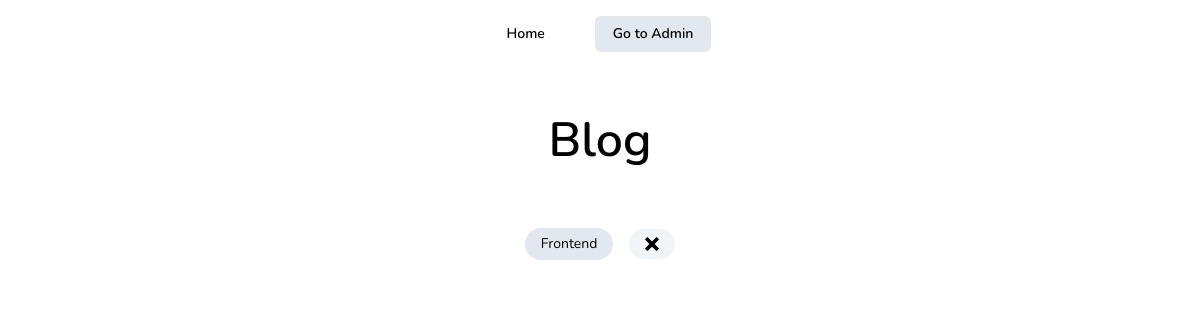
/?category=Backend, run on an earlier commit of the app's database.
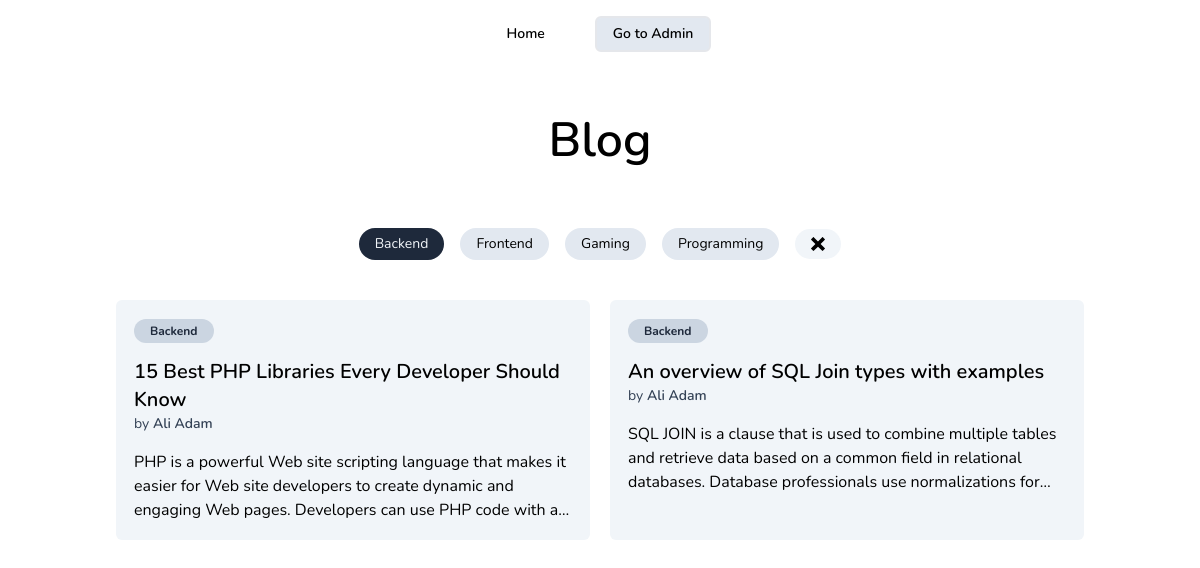
And on a later commit of the database.
### tables this page shows
CREATE TABLE categories (
  id INT NOT NULL AUTO_INCREMENT,
  name VARCHAR(255) NOT NULL,
  PRIMARY KEY (id),
  UNIQUE (name)
);

CREATE TABLE articles (
  id INT NOT NULL AUTO_INCREMENT,
  title VARCHAR(255) NOT NULL,
  content TEXT NOT NULL,
  status VARCHAR(255) NOT NULL,
  author_id INT,
  category_id INT,
  PRIMARY KEY (id),
  FOREIGN KEY (author_id) REFERENCES authors(id) ON DELETE SET NULL,
  FOREIGN KEY (category_id) REFERENCES categories(id) ON DELETE SET NULL,
  UNIQUE (title)
);

CREATE TABLE authors (
  id INT NOT NULL AUTO_INCREMENT,
  name VARCHAR(255) NOT NULL,
  email VARCHAR(255) NOT NULL,
  PRIMARY KEY (id),
  UNIQUE (email)
);

### public/index.php (called while the page is built, shortened)
<?php
try {
  include __DIR__ . '/../classes/Article.php';
  include __DIR__ . '/../classes/Category.php';
  $article = new Article();
  $category = new Category();
  $articles = $article->getPublishedArticles();
  $categories = $category->getCategories(true);
  if ($_GET['category'] ?? false) {
    $articles = array_filter($articles, function ($article) {
      return $article['category_name'] === $_GET['category'];
    });
  }
  include __DIR__ . '/../views/header.php';
  include __DIR__ . '/../views/home.php';
  include __DIR__ . '/../views/footer.php';
} catch (PDOException $e) {
  $title = 'An error has occurred';
  $output = 'Database error: ' . $e->getMessage() . ' in ' .
    $e->getFile() . ':' . $e->getLine();
}

### classes/Category.php (called while the page is built, shortened)
<?php
require_once __DIR__ . '/Database.php';
class Category
{
  private $pdo;
  public function __construct()
  {
    $db = new Database();
    $this->pdo = $db->connect();
  }
  public function getCategories($shouldContainArticles = false)
  {
    if ($shouldContainArticles) {
      $stmt = $this->pdo->prepare('SELECT * FROM categories WHERE id IN (SELECT category_id FROM articles WHERE status = "Published")');
    } else {
      $stmt = $this->pdo->prepare('SELECT * FROM categories ORDER BY id');
    }
    $stmt->execute();
    return $stmt->fetchAll();
  }
}

### classes/Database.php (called while the page is built)
<?php
class Database
{
  public function connect()
  {
    return new PDO(
      'mysql:host=localhost; dbname=blog; charset=utf8mb4',
      'root',
      ''
    );
  }
}

### classes/Article.php (called while the page is built, shortened)
<?php
require_once __DIR__ . '/Database.php';
class Article
{
  private $pdo;
  public function __construct()
  {
    $db = new Database();
    $this->pdo = $db->connect();
  }
  public function getPublishedArticles()
  {
    $stmt = $this->pdo->prepare('SELECT articles.id, title, content, status, categories.name as category_name, authors.name as author_name
    FROM articles
    LEFT JOIN categories ON articles.category_id = categories.id
    LEFT JOIN authors ON articles.author_id = authors.id
    WHERE status = "Published"
    ORDER BY articles.id DESC');
    $stmt->execute();
    return  $stmt->fetchAll();
  }
}

### views/home.php (the view, shortened to what this page needs)
<main class='mx-auto max-w-[1000px] px-4 py-2'>
  <div class='mt-10 grid place-items-center gap-5'>
    <h1 class='text-5xl font-semibold'>Blog</h1>
  </div>
  <div class='mt-16 flex gap-4 place-content-center items-center'>
    <?php foreach ($categories as $category) : ?>
    <a href="/?category=<?= $category['name'] ?>"
      class="<?= $category['name'] === ($_GET['category'] ?? null) ? 'bg-slate-800 text-slate-100' : 'bg-slate-200 hover:bg-slate-300 transition' ?>  text-sm rounded-full px-4 py-1.5"><?= $category['name'] ?></a>
    <?php endforeach ?>
    <?php if (isset($_GET['category'])) : ?>
    <a title="remove filters" href="/"
      class="text-sm px-4 py-2 transition bg-slate-100 [&:hover_svg]:text-red-700 rounded-full">
    </a>
    <?php endif ?>
  </div>
  <section class='mt-10 grid grid-cols-2 gap-5'>
    <?php foreach ($articles as $article) : ?>
    <a href="/article.php?id=<?= $article['id'] ?>"
      class='rounded-md border-2 border-transparent bg-slate-100 hover:border-slate-600'>
      <article class='p-4'>
        <?php if ($article['category_name']) : ?>
        <span class='rounded-full font-bold bg-slate-300 px-4 py-1 text-xs text-slate-800'>
          <?= $article['category_name']  ?>
        </span>
        <?php endif ?>
        <div class='py-4'>
          <h2 class='text-xl font-semibold'><?= $article['title'] ?></h2>
          <p class='text-sm text-slate-700'>
            by <span class='font-semibold'><?= $article['author_name']  ?></span>
          </p>
        </div>
        <p class="line-clamp-3"><?= $article['content'] ?></p>
      </article>
    </a>
    <?php endforeach ?>
  </section>
</main>

### views/header.php (shortened to what this page needs)
<!doctype html>
<html>
<head>
  <link rel="stylesheet" href="/css/output.css">
</head>
<body>
  <nav class="max-w-[500px] flex items-center gap-8 justify-center mx-auto py-4">
    <a class='rounded-md border-transparent hover:bg-slate-200 py-1.5 px-4 transition text-sm border-2 font-semibold'
      href='/'>
      Home
    </a>
    <a class='rounded-md bg-slate-200 py-1.5 px-4 transition hover:border-slate-800 hover:bg-slate-800 text-sm hover:text-slate-100 border-2 font-semibold'
      href='/admin/articles'>
      Go to Admin
    </a>
  </nav>

### views/footer.php
</body>
</html>

### views/header.php (style rules this page uses)
html { font-family: 'Nunito', sans-serif; }
body { margin-bottom: 5rem; }

What changed in the data, as far as the page shows it:
added categories: name "Backend"
added categories: name "Gaming"
now on this page (row unchanged): categories: name "Programming"
added articles: category.name "Backend", title "15 Best PHP Libraries Every Developer Should Know", author.name "Ali Adam", content "PHP is a powerful Web site scripting language that makes it easier for Web site developers to create dynamic and engaging Web pages. Developers can use PHP code with…"
added articles: category.name "Backend", title "An overview of SQL Join types with examples", author.name "Ali Adam", content "SQL JOIN is a clause that is used to combine multiple tables and retrieve data based on a common field in relational databases. Database professionals use normalizations…"
